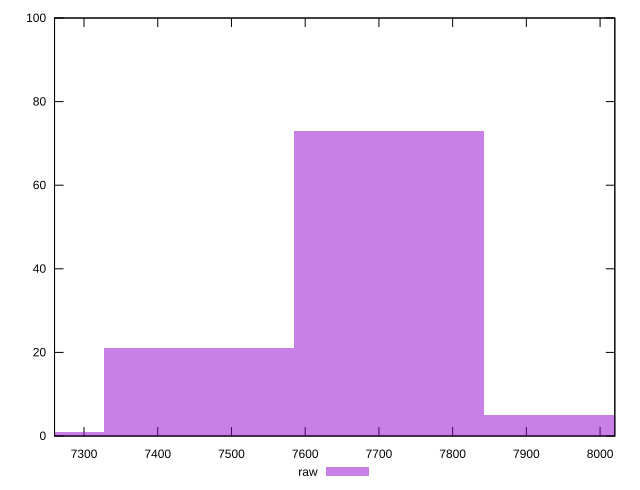

This figure's gnuplot source:
reset

$raw <<EOF
7970.4628822672785 5
7456.2394705081 21
7199.12776462851 1
7713.351176387689 73
EOF

set key outside below
set boxwidth 257.11170587958964
set xrange [7260:8020]
set yrange [0:100]
set trange [0:100]
set style fill transparent solid 0.5 noborder
set terminal svg size 640, 490 enhanced background rgb 'white'
set output "report_00017_2021-02-10T15-08-03.406Z/uses-text-compression/samples/pages+cached/raw/histogram.svg"

plot $raw title "raw" with boxes

reset
